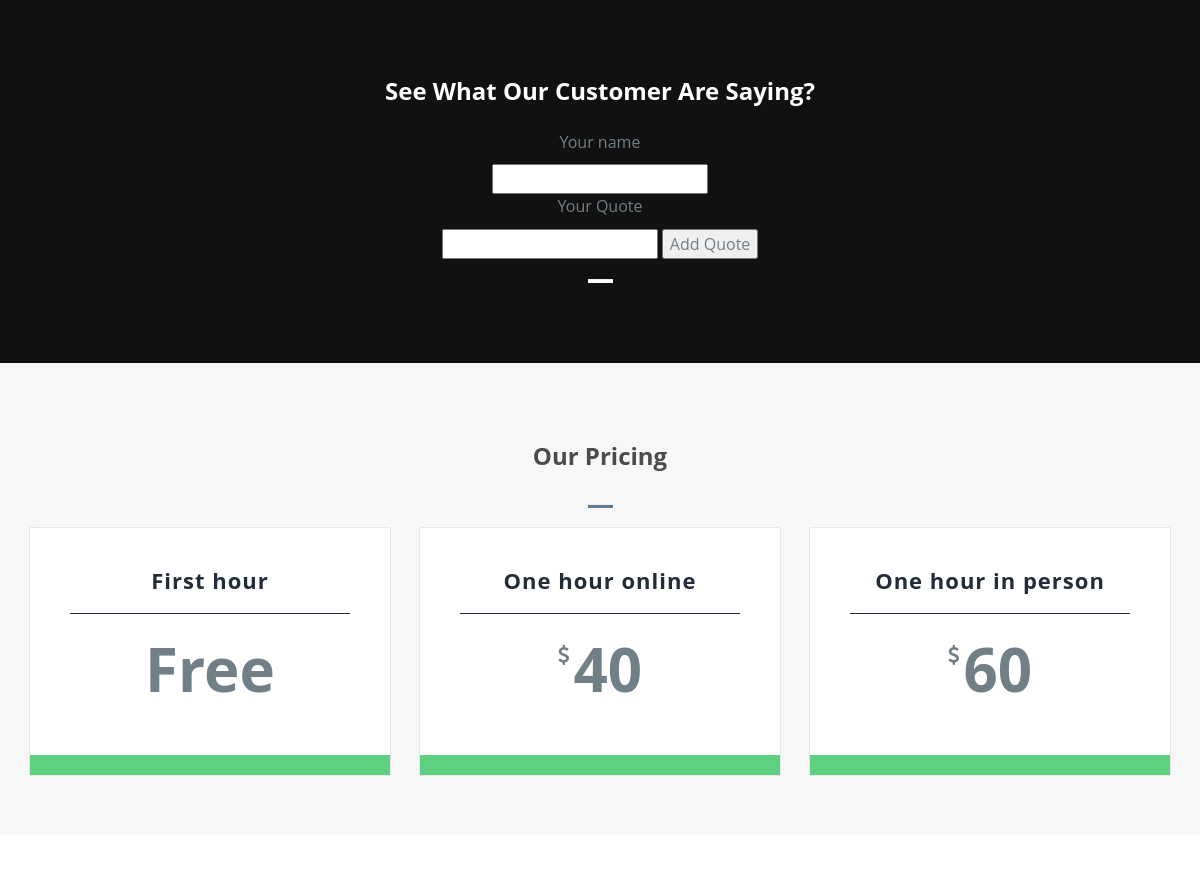
The app's page / (middle part), older data.
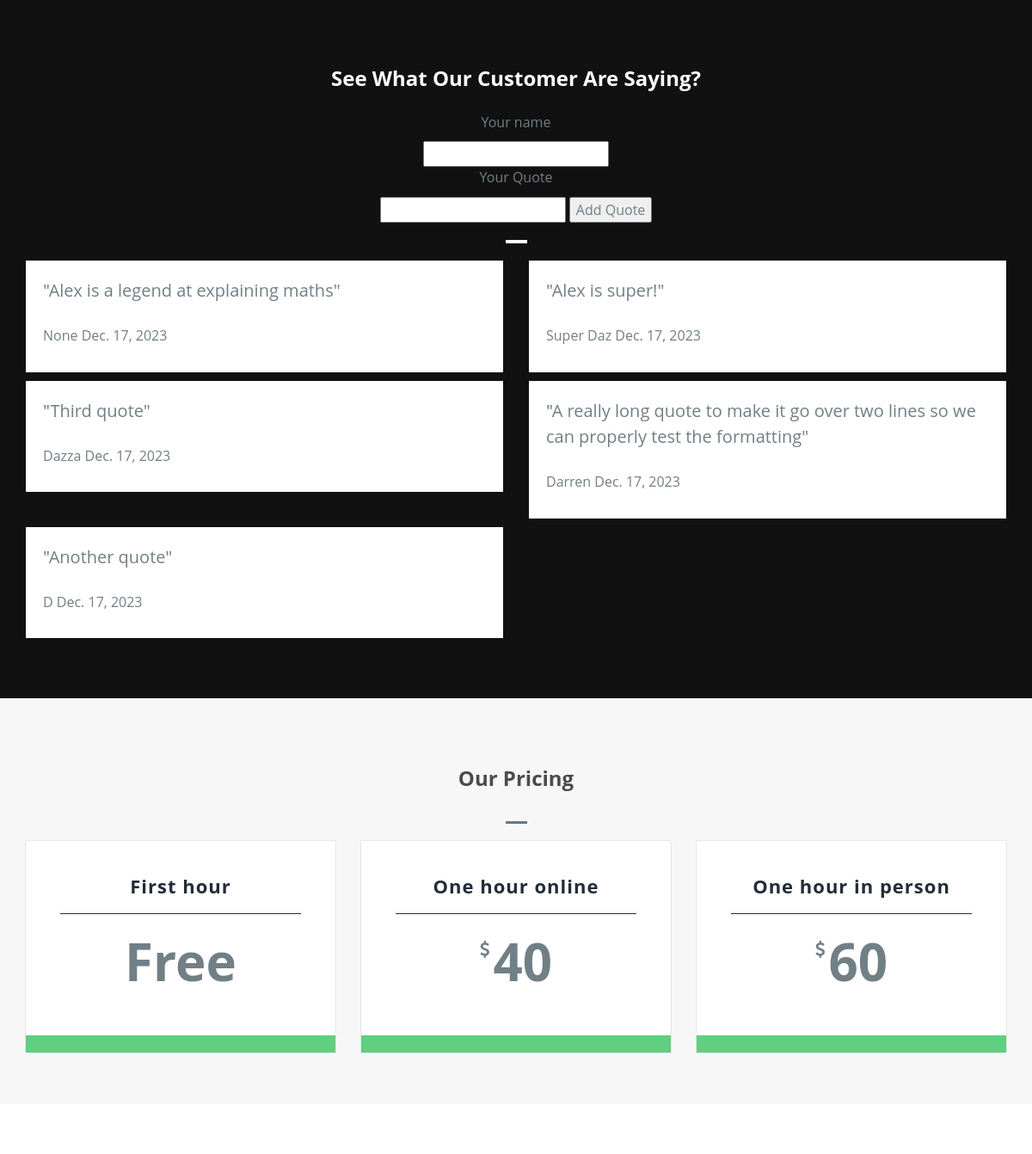
The same page, newer data.
### app/models.py (models this page shows, shortened)
class Quote(Model):
    quote = TextField(null=True, blank=True)
    stars = IntegerField(null=True, blank=True)
    date = DateField(auto_now=True, null=True)
    name = TextField(null=True, blank=True)
    def odd(self):
        return self.id % 2 != 0

### app/views.py (the view)
# urls.py: path('', home, name='home'),
def home(request):
    quotes = Quote.objects.all
    context = {'quotes': quotes}
    return render(request, 'home.html', context)

### app/templates/home.html (shortened to what this page needs)
{% load static %}
<!DOCTYPE html>
<html lang="en">
<head>
  <link rel="stylesheet" type="text/css" href="{% static 'app/css/font-awesome.min.css' %}">
  <link rel="stylesheet" type="text/css" href="{% static 'app/css/bootstrap.min.css' %}">
  <link rel="stylesheet" type="text/css" href="{% static 'app/css/imagehover.min.css' %}">
  <link rel="stylesheet" type="text/css" href="{% static 'app/css/style.css' %}">
</head>
<body>
  <section id="testimonial" class="section-padding">
    <div class="container">
      <div class="row">
        <div class="header-section text-center">
          <h2 class="white">See What Our Customer Are Saying?</h2>
          <form action="{% url 'quote' %}" class="form-inline my-2 my-lg-0" method="POST">
            <p>Your name</p>
            <input type="text" name="name">
            <p>Your Quote</p>
            <input type="text" name="quote">
            <button type="submit">Add Quote</button>
          </form>
          <hr class="bottom-line bg-white">
        </div>
          {% for quote in quotes %}
          {% if quote.odd %} <div class="col-md-6 col-sm-6">
          {% else %}
            <div class="col-md-6 col-sm-6">
          {% endif %}
              <div class="text-comment">
                <p class="text-par">"{{ quote.quote }}"</p>
                <p class="text-name">{{ quote.name }}  {{ quote.date }}</p>
              </div>
            </div>
          {% endfor %}
        </div>
      </div>
  </section>
  <section id="pricing" class="section-padding">
    <div class="container">
      <div class="row">
        <div class="header-section text-center">
          <h2>Our Pricing</h2>
          <hr class="bottom-line">
        </div>
        <div class="col-md-4 col-sm-4">
          <div class="price-table">
            <div class="pricing-head">
              <h4>First hour</h4>
               <span class="amount">Free</span>
            </div>
            <div class="price-in mart-15">
              <a href="#" class="btn btn-bg green btn-block"></a>
            </div>
          </div>
        </div>
        <div class="col-md-4 col-sm-4">
          <div class="price-table">
            <div class="pricing-head">
              <h4>One hour online</h4>
              <span class="fa fa-usd curency"></span> <span class="amount">40</span>
            </div>
            <div class="price-in mart-15">
              <a href="#" class="btn btn-bg green btn-block"></a>
            </div>
          </div>
        </div>
        <div class="col-md-4 col-sm-4">
          <div class="price-table">
            <div class="pricing-head">
              <h4>One hour in person</h4>
              <span class="fa fa-usd curency"></span> <span class="amount">60</span>
            </div>
            <div class="price-in mart-15">
              <a href="#" class="btn btn-bg red btn-block"></a>
            </div>
          </div>
        </div>
      </div>
    </div>
  </section>
  <section id="contact" class="section-padding">
  </section>
</body>
</html>

Row changes from the older to the newer data that the page shows:
added Quote: quote "Alex is a legend at explaining maths", name "None", date "Dec. 17, 2023"
added Quote: quote "Alex is super!", name "Super Daz", date "Dec. 17, 2023"
added Quote: quote "Third quote", name "Dazza", date "Dec. 17, 2023"
added Quote: quote "A really long quote to make it go over two lines so we can properly test the formatting", name "Darren", date "Dec. 17, 2023"
added Quote: quote "Another quote", name "D", date "Dec. 17, 2023"
